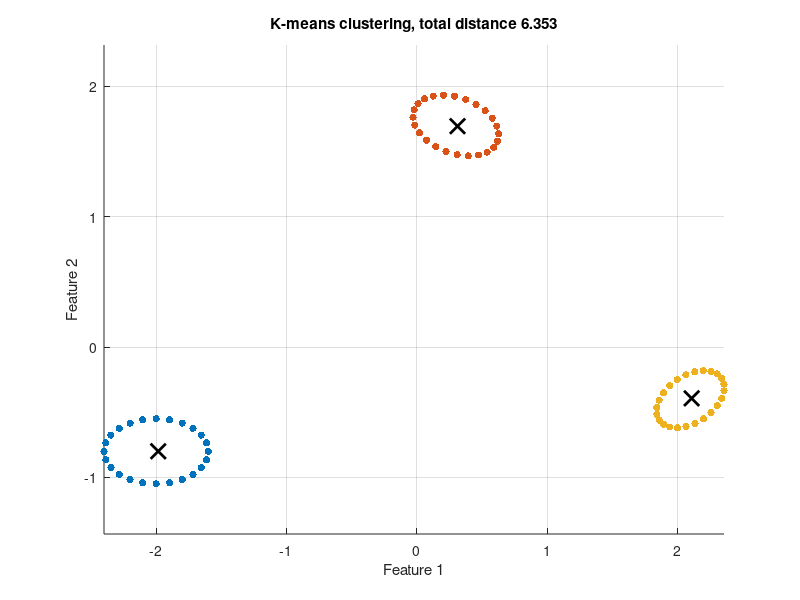

MATLAB code to generate this figure:
%=============================================================================
% Copyright (c) 2026-present Allan CORNET (Nelson)
%=============================================================================
% This file is part of Nelson.
%=============================================================================
% LICENCE_BLOCK_BEGIN
% SPDX-License-Identifier: LGPL-3.0-or-later
% LICENCE_BLOCK_END
%=============================================================================
% Partition a deterministic two-dimensional dataset with k-means.
clusterAngles = linspace(0, 2 * pi, 25).';
clusterOffsets = [0.40 * cos(clusterAngles), 0.25 * sin(clusterAngles)];
sourceCenters = [-2.0 -0.8; 0.3 1.7; 2.1 -0.4];
clusterData = [...
  clusterOffsets + sourceCenters(1, :); ...
  clusterOffsets * [0.8 -0.3; 0.3 0.8] + sourceCenters(2, :); ...
  clusterOffsets * [0.6 0.4; -0.4 0.6] + sourceCenters(3, :)];
initialCenters = sourceCenters + [0.15 -0.10; -0.10 0.12; 0.08 0.10];
[clusterIndex, clusterCenters, withinClusterSums] = kmeans(...
  clusterData, 3, 'Start', initialCenters, 'Replicates', 1);

if ~exist('kmeansExampleFigureVisible', 'var')
  kmeansExampleFigureVisible = 'on';
end
figureHandle = figure(...
  'Name', 'K-means clustering', ...
  'NumberTitle', 'off', ...
  'Visible', kmeansExampleFigureVisible);
axesHandle = axes('Parent', figureHandle);
hold(axesHandle, 'on');
clusterColors = lines(3);
for clusterNumber = 1:3
  members = clusterIndex == clusterNumber;
  scatter(axesHandle, clusterData(members, 1), clusterData(members, 2), ...
    28, clusterColors(clusterNumber, :), 'filled');
end
scatter(axesHandle, clusterCenters(:, 1), clusterCenters(:, 2), ...
  120, 'k', 'x', 'LineWidth', 2);
hold(axesHandle, 'off');
axis(axesHandle, 'equal');
grid(axesHandle, 'on');
xlabel(axesHandle, 'Feature 1');
ylabel(axesHandle, 'Feature 2');
title(axesHandle, sprintf('K-means clustering, total distance %.3f', ...
  sum(withinClusterSums)));
%=============================================================================
